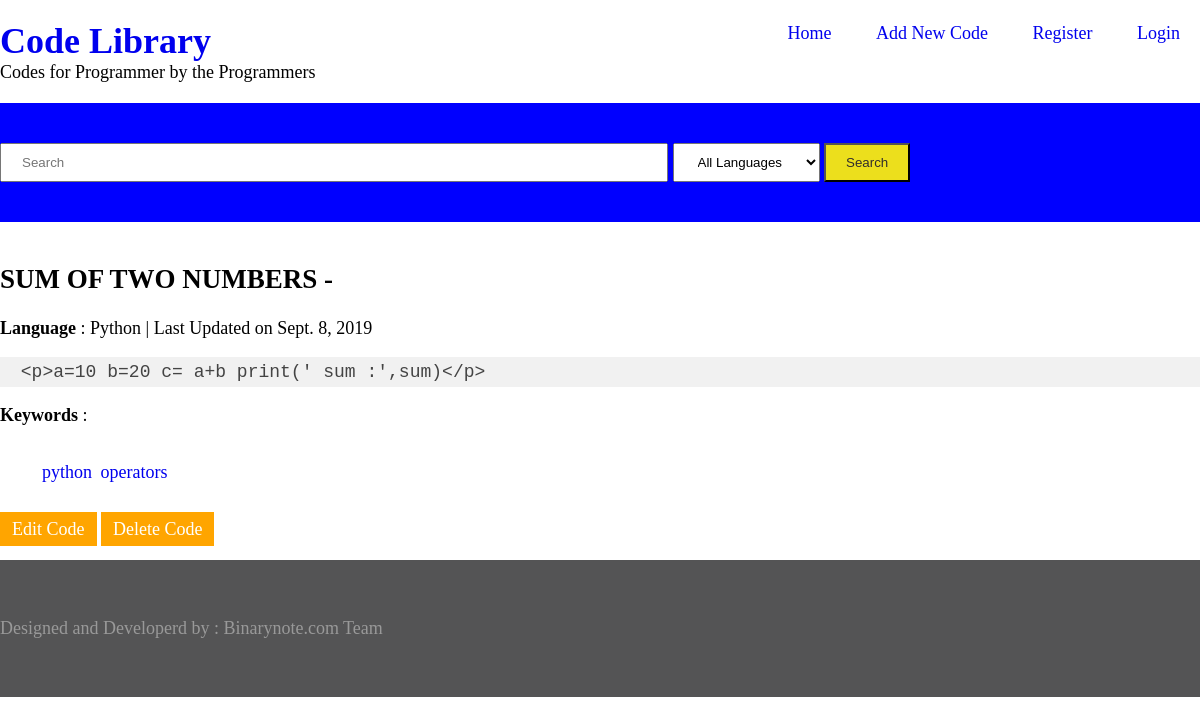
Page /14/ on the committed database.
### library/models.py (models this page shows, shortened)
class code(models.Model):
    STATUS = [('Dr', 'Draft'), ('Pub', 'Published')]
    language = models.ForeignKey('language', on_delete=models.CASCADE)
    title = models.CharField(max_length=250)
    code = models.TextField()
    keywords = TaggableManager()
    status = models.CharField(max_length=20, choices=STATUS, default='Dr')
    submitted_on = models.DateField(auto_now=True)
    updated_on = models.DateField(auto_now=False)
    author      =models.ForeignKey(User, default = 1, on_delete = models.CASCADE)

class language(models.Model):
    language = models.CharField(max_length=30)
    def __str__(self):
        return self.language

### library/views.py (the view)
# urls.py: path('<int:pk>/', singlecode, name="singlecode"),
def singlecode(request, pk):
    post = code.objects.get(pk=pk)
    return render(request, "library/single.html", {'post': post})

### library/templates/library/single.html (shortened to what this page needs)
{% extends 'library/base.html' %}
    {% block content %}
        <h2>{{post.title|upper}} - </h2>
        <p> <strong> Language </strong> : {{post.language}} | Last Updated on {{post.updated_on}} </p>
        <pre> {{post.code}} </pre>
        <p>
            <strong> Keywords </strong> :
                <span class="meta-tag">
                    <ul class="tags">
                                {% for tag in post.keywords.all %}
                                    <li><a href ="{% url 'taglist' tag.slug %}">{{ tag.name }}</a></li>
                                {% endfor %}
                            </ul>
                </span>
        </p>
        <a class="button" href="{% url 'update' post.pk %}"> Edit Code</a>
        <a class="button" href="{% url 'delete' post.pk %}"> Delete Code </a>
    {% endblock content %}

### library/static/css/style.css (style rules this page uses)
body { margin: 0; padding: 0; font-size: 18px; height: 100vh; }
a { text-decoration: none; }
pre { background: #f1f1f1; color: #444; padding: 5px 10px; }
.code li { padding: 10px 0; }
.button { padding: 5px 10px; background: orange; color: white; border: 2px solid transparent; }
.meta-tag { color: #f37f7f; }
ul.tags { list-style-type: none; display: inline-block; }
ul.tags li { display: inline-block; padding: 0px 2px; }

### rows in the picture
code: title "SUM OF TWO NUMBERS", language "Python", updated_on "Sept. 8, 2019", code "<p>a=10 b=20 c= a+b print(' sum :',sum)</p>"
Tag: name "python"
Tag: name "operators"
